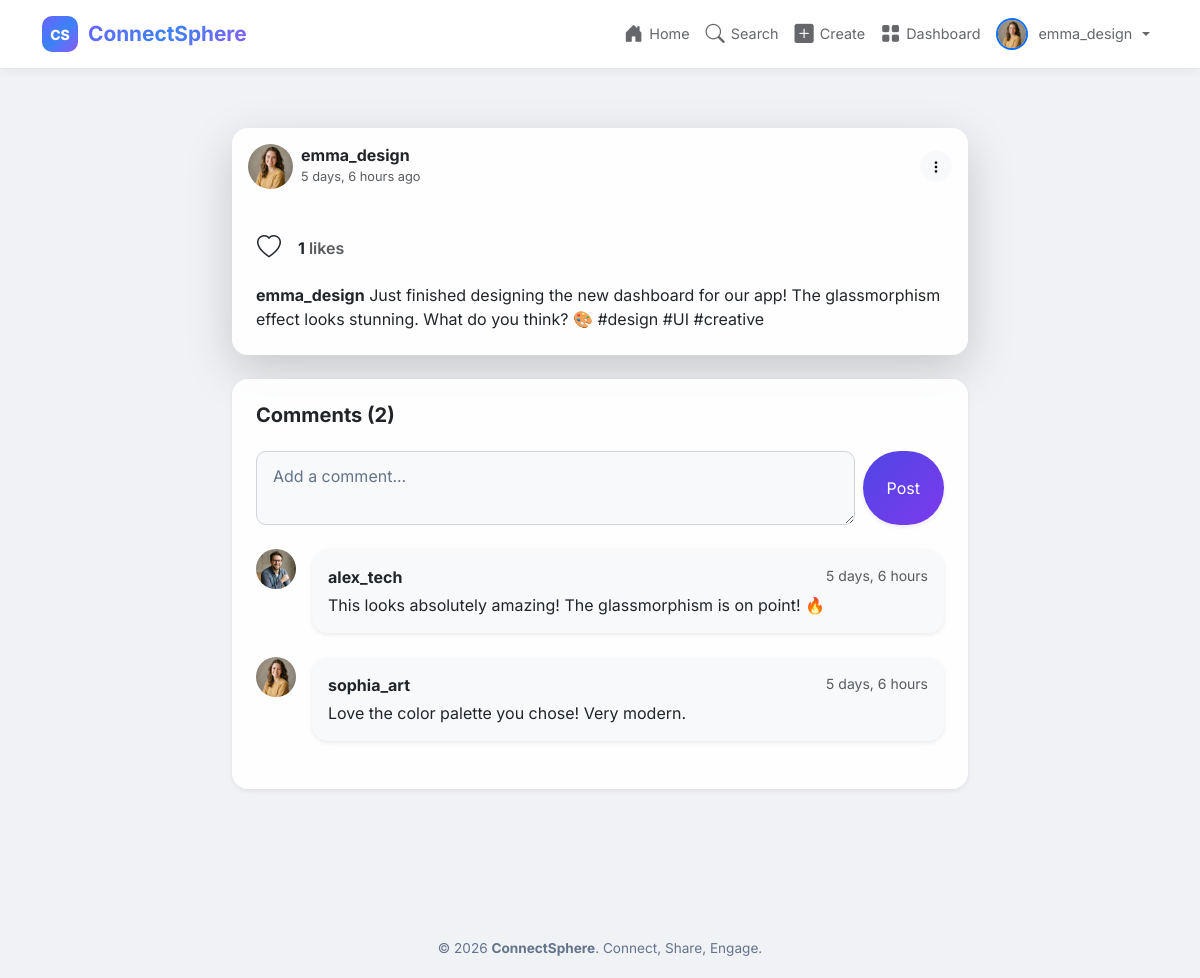
The app's page /post/1/ (signed in) with its own data.
### app/models.py (models this page shows, shortened)
class Profile(models.Model):
    user = models.OneToOneField(User, on_delete=models.CASCADE, related_name='profile')
    profile_picture = models.ImageField(upload_to='profile_pics/', default='profile_pics/default.png', blank=True)
    bio = models.TextField(max_length=500, blank=True, default='')
    date_joined = models.DateTimeField(auto_now_add=True)

class Post(models.Model):
    user = models.ForeignKey(User, on_delete=models.CASCADE, related_name='posts')
    caption = models.TextField(max_length=2200, blank=True, default='')
    image = models.ImageField(upload_to='post_images/', blank=True, null=True)
    created_date = models.DateTimeField(auto_now_add=True)
    class Meta:
        ordering = ['-created_date']
    @property
    def likes_count(self):
        return self.likes.count()
    @property
    def comments_count(self):
        return self.comments.count()

class Comment(models.Model):
    user = models.ForeignKey(User, on_delete=models.CASCADE, related_name='comments')
    post = models.ForeignKey(Post, on_delete=models.CASCADE, related_name='comments')
    text = models.TextField(max_length=500)
    created_date = models.DateTimeField(auto_now_add=True)
    class Meta:
        ordering = ['created_date']

### app/views.py (the view)
# urls.py: path('post/<int:pk>/', views.post_detail, name='post_detail'),
@login_required
def post_detail(request, pk):
    post = get_object_or_404(Post.objects.select_related('user', 'user__profile'), pk=pk)
    comments = post.comments.select_related('user', 'user__profile').all()
    comment_form = CommentForm()
    is_liked = post.likes.filter(user=request.user).exists()
    likes_count = post.likes_count
    context = {
        'post': post,
        'comments': comments,
        'comment_form': comment_form,
        'is_liked': is_liked,
        'likes_count': likes_count,
    }
    return render(request, 'post_detail.html', context)

### app/forms.py
class CommentForm(forms.ModelForm):
    class Meta:
        model = Comment
        fields = ['text']
        widgets = {
            'text': forms.Textarea(attrs={
                'class': 'form-control',
                'placeholder': 'Add a comment...',
                'rows': 2
            }),
        }

### templates/post_detail.html (shortened to what this page needs)
{% extends 'base.html' %}
{% load static %}
{% block content %}
<div class="container mt-5 mb-5">
    <div class="row justify-content-center">
        <div class="col-lg-8">
            <div class="card shadow-lg border-0 rounded-4 mb-4" style="background: rgba(255, 255, 255, 0.9); backdrop-filter: blur(10px);">
                <div class="card-header bg-transparent border-0 p-3 d-flex justify-content-between align-items-center">
                    <div class="d-flex align-items-center">
                        <a href="{% url 'profile' post.user.username %}" class="text-decoration-none">
                            {% if post.user.profile.profile_picture %}
                                <img src="{{ post.user.profile.profile_picture.url }}" alt="{{ post.user.username }}" class="rounded-circle me-2" style="width: 45px; height: 45px; object-fit: cover;">
                            {% else %}
                                <div class="rounded-circle bg-secondary text-white d-flex justify-content-center align-items-center me-2" style="width: 45px; height: 45px;">
                                    <i class="bi bi-person-fill fs-5"></i>
                                </div>
                            {% endif %}
                        </a>
                        <div>
                            <a href="{% url 'profile' post.user.username %}" class="text-dark fw-bold text-decoration-none d-block lh-1" style="font-family: 'Inter', sans-serif;">{{ post.user.username }}</a>
                            <small class="text-muted" style="font-size: 0.8rem;">{{ post.created_date|timesince }} ago</small>
                        </div>
                    </div>
                    {% if request.user == post.user %}
                    <div class="dropdown">
                        <button class="btn btn-sm btn-light rounded-circle" type="button" data-bs-toggle="dropdown" aria-expanded="false">
                            <i class="bi bi-three-dots-vertical"></i>
                        </button>
                    </div>
                    {% endif %}
                </div>
                <div class="card-body p-4">
                    <div class="d-flex align-items-center mb-3">
                        <button class="btn btn-link text-dark p-0 me-3 text-decoration-none like-btn" id="like-btn-{{ post.pk }}" data-post-id="{{ post.pk }}">
                            {% if is_liked %}
                            <i class="bi bi-heart-fill text-danger fs-4"></i>
                            {% else %}
                            <i class="bi bi-heart fs-4"></i>
                            {% endif %}
                        </button>
                        <span class="fw-bold" id="likes-count-{{ post.pk }}">{{ likes_count }}</span> <span class="ms-1 fw-semibold text-muted">likes</span>
                    </div>
                    <p class="card-text">
                        <a href="{% url 'profile' post.user.username %}" class="text-dark fw-bold text-decoration-none">{{ post.user.username }}</a>
                        {{ post.caption }}
                    </p>
                </div>
            </div>
            <div class="card shadow-sm border-0 rounded-4" style="background: rgba(255, 255, 255, 0.9);">
                <div class="card-body p-4">
                    <h5 class="fw-bold mb-4" style="font-family: 'Inter', sans-serif;">Comments ({{ post.comments_count }})</h5>
                    <form method="POST" action="{% url 'add_comment' post.pk %}" class="mb-4 d-flex">
                        <div class="flex-grow-1 me-2">
                            {{ comment_form.text }}
                        </div>
                        <button type="submit" class="btn btn-primary rounded-pill px-4 shadow-sm" style="background: linear-gradient(135deg, #4f46e5, #7c3aed); border: none;">Post</button>
                    </form>
                    <div class="comments-list mt-4">
                        {% for comment in comments %}
                        <div class="d-flex mb-4">
                            <a href="{% url 'profile' comment.user.username %}">
                                {% if comment.user.profile.profile_picture %}
                                    <img src="{{ comment.user.profile.profile_picture.url }}" alt="{{ comment.user.username }}" class="rounded-circle me-3" style="width: 40px; height: 40px; object-fit: cover;">
                                {% else %}
                                    <div class="rounded-circle bg-secondary text-white d-flex justify-content-center align-items-center me-3" style="width: 40px; height: 40px;">
                                        <i class="bi bi-person-fill"></i>
                                    </div>
                                {% endif %}
                            </a>
                            <div class="flex-grow-1">
                                <div class="bg-light p-3 rounded-4 shadow-sm">
                                    <div class="d-flex justify-content-between align-items-start mb-1">
                                        <a href="{% url 'profile' comment.user.username %}" class="text-dark fw-bold text-decoration-none">{{ comment.user.username }}</a>
                                        <small class="text-muted">{{ comment.created_date|timesince }}</small>
                                    </div>
                                    <p class="mb-0 text-break">{{ comment.text }}</p>
                                </div>
                            </div>
                        </div>
                        {% empty %}
                        <p class="text-muted text-center py-4">No comments yet. Be the first to comment!</p>
                        {% endfor %}
                    </div>
                </div>
            </div>
        </div>
    </div>
</div>
{% endblock %}

### templates/base.html (shortened to what this page needs)
{% load static %}
<!DOCTYPE html>
<html lang="en">
<head>
    <link href="https://cdn.jsdelivr.net/npm/bootstrap@5.3.3/dist/css/bootstrap.min.css" rel="stylesheet">
    <link href="https://cdn.jsdelivr.net/npm/bootstrap-icons@1.11.3/font/bootstrap-icons.min.css" rel="stylesheet">
    <link rel="stylesheet" href="{% static 'css/style.css' %}?v=2.1">
</head>
<body>
    {% if user.is_authenticated %}
    <nav class="navbar navbar-expand-lg navbar-dark fixed-top cs-navbar">
        <div class="container">
            <a class="navbar-brand cs-brand" href="{% url 'home' %}">
                <span class="cs-logo">CS</span>
                <span class="cs-name">ConnectSphere</span>
            </a>
            <div class="collapse navbar-collapse" id="navbarNav">
                <ul class="navbar-nav ms-auto align-items-center">
                    <li class="nav-item">
                        <a class="nav-link" href="{% url 'home' %}" title="Home">
                            <i class="bi bi-house-door-fill"></i>
                            <span class="nav-text">Home</span>
                        </a>
                    </li>
                    <li class="nav-item">
                        <a class="nav-link" href="{% url 'search_users' %}" title="Search">
                            <i class="bi bi-search"></i>
                            <span class="nav-text">Search</span>
                        </a>
                    </li>
                    <li class="nav-item">
                        <a class="nav-link" href="{% url 'create_post' %}" title="Create Post">
                            <i class="bi bi-plus-square-fill"></i>
                            <span class="nav-text">Create</span>
                        </a>
                    </li>
                    <li class="nav-item">
                        <a class="nav-link" href="{% url 'dashboard' %}" title="Dashboard">
                            <i class="bi bi-grid-fill"></i>
                            <span class="nav-text">Dashboard</span>
                        </a>
                    </li>
                    <li class="nav-item dropdown">
                        <a class="nav-link dropdown-toggle d-flex align-items-center" href="#" role="button" data-bs-toggle="dropdown">
                            {% if user.profile.profile_picture %}
                            <img src="{{ user.profile.profile_picture.url }}" alt="{{ user.username }}" class="nav-avatar rounded-circle border border-2 border-primary" style="width: 32px; height: 32px; object-fit: cover;">
                            {% else %}
                            <div class="nav-avatar-placeholder rounded-circle d-flex align-items-center justify-content-center text-white fw-bold bg-primary" style="width: 32px; height: 32px;">
                                <i class="bi bi-person-fill"></i>
                            </div>
                            {% endif %}
                            <span class="nav-text ms-1">{{ user.username }}</span>
                        </a>
                    </li>
                </ul>
            </div>
        </div>
    </nav>
    {% endif %}
    <main class="{% if user.is_authenticated %}cs-main{% else %}cs-main-auth{% endif %}">
        {% block content %}{% endblock %}
    </main>
    {% if user.is_authenticated %}
    <footer class="cs-footer">
        <div class="container text-center">
            <p class="mb-0">&copy; 2026 <strong>ConnectSphere</strong>. Connect, Share, Engage.</p>
        </div>
    </footer>
    {% endif %}
</body>
</html>

### static/css/style.css (style rules this page uses)
:root { --primary: #6C63FF; --secondary: #3B82F6; --accent: #8B5CF6; --dark-bg: #f0f2f5; --card-bg: #ffffff; --card-border: #e4e6eb; --text-primary: #1c1e21; --text-secondary: #65676b; --success: #10b981; --danger: #ef4444; --warning: #f59e0b; --gradient: linear-gradient(135deg, #6C63FF 0%, #3B82F6 50%, #8B5CF6 100%); }
body { font-family: 'Inter', sans-serif; background: var(--dark-bg); color: var(--text-primary); min-height: 100vh; margin: 0; padding: 0; }
.cs-navbar { position: fixed; top: 0; width: 100%; z-index: 1030; background: #ffffff; box-shadow: 0 2px 10px rgba(0, 0, 0, 0.05); border-bottom: 1px solid var(--card-border); padding: 10px 20px; display: flex; justify-content: space-between; align-items: center; box-sizing: border-box; }
.cs-brand { display: flex; align-items: center; text-decoration: none; }
.cs-logo { width: 36px; height: 36px; border-radius: 10px; background: var(--gradient); display: flex; align-items: center; justify-content: center; font-weight: 800; font-size: 14px; color: white; }
.cs-name { font-weight: 700; font-size: 1.3rem; margin-left: 10px; background: var(--gradient); -webkit-background-clip: text; -webkit-text-fill-color: transparent; }
.nav-link { color: var(--text-secondary); font-size: 0.9rem; display: flex; align-items: center; gap: 6px; transition: 0.3s; border-radius: 8px; padding: 8px 12px; text-decoration: none; }
.nav-link i { font-size: 1.2rem; }
.nav-avatar { width: 32px; height: 32px; border-radius: 50%; object-fit: cover; border: 2px solid var(--primary); }
.cs-main { padding-top: 80px; min-height: calc(100vh - 60px); padding-bottom: 40px; box-sizing: border-box; }
.form-control { background: #f8f9fa; border: 1px solid #ced4da; color: var(--text-primary); border-radius: 10px; padding: 12px 16px; transition: 0.3s; width: 100%; box-sizing: border-box; }
.form-control::placeholder { color: #64748b; }
.cs-footer { padding: 20px 0; text-align: center; color: #64748b; font-size: 0.85rem; border-top: 1px solid rgba(255, 255, 255, 0.06); margin-top: 40px; }
a { color: var(--primary); text-decoration: none; transition: 0.2s; }
img { max-width: 100%; }

### records on screen
Post: user.profile.profile_picture (picture), user.username "emma_design", created_date "5 days, 6 hours", caption "Just finished designing the new dashboard for our app! The glassmorphism effect looks stunning. What do you think? 🎨 #design #UI #creative", comments_count "2"
Comment: user.profile.profile_picture (picture), user.username "alex_tech", created_date "5 days, 6 hours", text "This looks absolutely amazing! The glassmorphism is on point! 🔥"
Comment: user.profile.profile_picture (picture), user.username "sophia_art", created_date "5 days, 6 hours", text "Love the color palette you chose! Very modern."

### other values on screen
{{ user.username }} "emma_design"
{{ likes_count }} "1"
